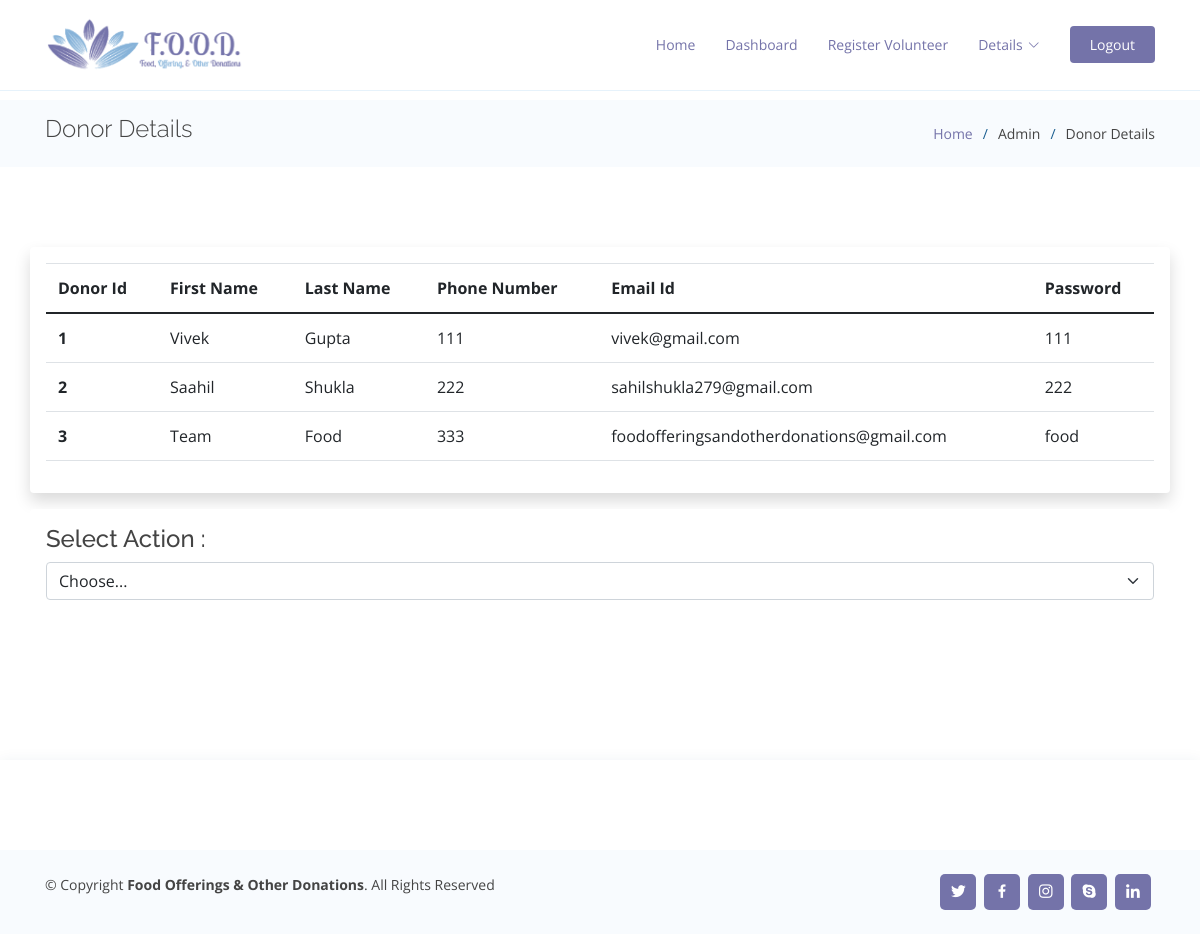
Screenshot of /ddetails.php with the database file from the repository.
### tables this page shows
CREATE TABLE `donor_tb` (
  `Did` int(3) NOT NULL,
  `First Name` varchar(20) NOT NULL,
  `Last Name` varchar(20) NOT NULL,
  `Email` varchar(50) NOT NULL,
  `Phone Number` int(13) NOT NULL,
  `Password` varchar(10) NOT NULL,
  `Confirm Password` varchar(10) NOT NULL
);

### ddetails.php (the view, shortened to what this page needs)
<?php
$servername = "localhost";
$username = "root";
$password = "";
$dbname = "food";
    $conn = new mysqli($servername, $username, $password, $dbname);
    $sql = "SELECT * FROM donor_tb";
    $result = $conn->query($sql);
?>
<!DOCTYPE html>
<html lang="en">
<head>
  <link href="assets/vendor/aos/aos.css" rel="stylesheet">
  <link href="assets/vendor/bootstrap/css/bootstrap.min.css" rel="stylesheet">
  <link href="assets/vendor/bootstrap-icons/bootstrap-icons.css" rel="stylesheet">
  <link href="assets/vendor/boxicons/css/boxicons.min.css" rel="stylesheet">
  <link href="assets/vendor/glightbox/css/glightbox.min.css" rel="stylesheet">
  <link href="assets/vendor/remixicon/remixicon.css" rel="stylesheet">
  <link href="assets/vendor/swiper/swiper-bundle.min.css" rel="stylesheet">
  <link rel="stylesheet" href="https://stackpath.bootstrapcdn.com/bootstrap/4.3.1/css/bootstrap.min.css"
>
  <link href="assets/css/style.css" rel="stylesheet">
</head>
<body>
  <header id="header" class="fixed-top">
    <div class="container d-flex align-items-center justify-content-between">
      <h1 class="logo">
        <a href="index.php" class="logo"><img src="assets/img/logo.png" alt="" class="img-fluid"></a>
      </h1>
      <nav id="navbar" class="navbar">
        <ul>
          <li><a class="nav-link" href="index.php">Home</a></li>
          <li><a class="nav-link" href="admin.php">Dashboard</a></li>
          <li><a class="nav-link" href="regvol.php">Register Volunteer</a></li>
          <li class="dropdown" style="color:rgb(116, 115, 169);">
            <a><span id="user">Details</span> <i class="bi bi-chevron-down"></i></a>
          </li>
          <li><a class="getstarted" href="logout.php">Logout</a></li>
        </ul>
      </nav>
    </div>
  </header>
  <main id="main">
    <section class="breadcrumbs">
      <div class="container">
        <div class="d-flex justify-content-between align-items-center">
          <h2>Donor Details</h2>
          <ol>
            <li><a href="index.php">Home</a></li>
            <li>Admin</li>
            <li>Donor Details</li>
          </ol>
        </div>
      </div>
    </section>
    <section class="inner-page">
      <div class="container p-3 mb-3 shadow bg-white rounded table-responsive">
        <table class="table text-nowrap">
          <thead>
            <tr>
              <th scope="col">Donor Id</th>
              <th scope="col">First Name</th>
              <th scope="col">Last Name</th>
              <th scope="col">Phone Number</th>
              <th scope="col">Email Id</th>
              <th scope="col">Password</th>
            </tr>
          </thead>
          <tbody>
            <?php
    if ($result->num_rows > 0)
    {
        while($rows = $result->fetch_assoc())
        {
    ?>
            <tr>
              <th scope="row">
                <?php echo $rows['Did']; ?>
              </th>
              <td>
                <?php echo $rows['First Name']; ?>
              </td>
              <td>
                <?php echo $rows['Last Name']; ?>
              </td>
              <td>
                <?php echo $rows['Phone Number']; ?>
              </td>
              <td>
                <?php echo $rows['Email']; ?>
              </td>
              <td>
                <?php echo $rows['Password']; ?>
              </td>
            </tr>
            <?php
                    }
                }
              ?>
          </tbody>
        </table>
      </div>
      <div class="container p-3 mb-3 bg-white rounded table-responsive">
        <h4>Select Action :</h4>
        <select class="form-select" id="myaction" onchange="action()">
          <option value="">Choose... </option>
        </select>
        <br><br>
      </div>
    </section>
  </main>
  <footer id="footer">
    <div class="footer-top">
    </div>
    <div class="container d-md-flex py-4">
      <div class="me-md-auto text-center text-md-start">
        <div class="copyright">
          &copy; Copyright <strong><span>Food Offerings & Other Donations</span></strong>. All Rights Reserved
        </div>
      </div>
      <div class="social-links text-center text-md-right pt-3 pt-md-0">
        <a href="" class="twitter"><i class="bx bxl-twitter"></i></a>
        <a href="" class="facebook"><i class="bx bxl-facebook"></i></a>
        <a href="" class="instagram"><i class="bx bxl-instagram"></i></a>
        <a href="" class="google-plus"><i class="bx bxl-skype"></i></a>
        <a href="" class="linkedin"><i class="bx bxl-linkedin"></i></a>
      </div>
    </div>
  </footer>
</body>
</html>

### assets/css/style.css (style rules this page uses)
body { font-family: "Open Sans", sans-serif; color: #444444; }
a { color: rgb(116, 115, 169); text-decoration: none; }
h1, h2, h3, h4, h5, h6 { font-family: "Raleway", sans-serif; }
#header { transition: all 0.5s; background: #fff; z-index: 997; padding: 15px 0; border-bottom: 1px solid #e6f2fb; }
#header .logo { font-size: 28px; margin: 0; padding: 0; line-height: 1; font-weight: 300; letter-spacing: 0.5px; font-family: "Lobster Two"; }
#header .logo a { color: #16507b; }
#header .logo img { max-height: 60px; }
.navbar { padding: 0; }
.navbar ul { margin: 0; padding: 0; display: flex; list-style: none; align-items: center; }
.navbar li { position: relative; }
.navbar a, .navbar a:focus { display: flex; align-items: center; justify-content: space-between; padding: 10px 0 10px 30px; font-size: 14px; color: rgb(116, 115, 169); white-space: nowrap; transition: 0.3s; }
.navbar a i, .navbar a:focus i { font-size: 12px; line-height: 0; margin-left: 5px; }
.navbar .getstarted { background: rgb(116, 115, 169); padding: 8px 20px; margin-left: 30px; border-radius: 4px; color: #fff; }
section { padding: 80px 0; overflow: hidden; }
.breadcrumbs { padding: 15px 0; background: #f8fbfe; min-height: 40px; margin-top: 100px; }
.breadcrumbs h2 { font-size: 24px; font-weight: 300; }
.breadcrumbs ol { display: flex; flex-wrap: wrap; list-style: none; padding: 0; margin: 0; font-size: 14px; }
.breadcrumbs ol li + li { padding-left: 10px; }
.breadcrumbs ol li + li::before { display: inline-block; padding-right: 10px; color: #1a5e90; content: "/"; }
#footer { color: #444444; font-size: 14px; background: #f8fbfe; box-shadow: 0px 2px 15px rgba(18, 66, 101, 0.08); }
#footer .footer-top { padding: 60px 0 30px 0; background: #fff; }
#footer .social-links a { font-size: 18px; display: inline-block; background: rgb(116, 115, 169); color: #fff; line-height: 1; padding: 8px 0; margin-right: 4px; border-radius: 5px; text-align: center; width: 36px; height: 36px; transition: 0.3s; }

### rows the page displays
donor_tb: Did "1", First Name "Vivek", Last Name "Gupta", Phone Number "111", Email "vivek@gmail.com", Password "111"
donor_tb: Did "2", First Name "Saahil", Last Name "Shukla", Phone Number "222", Email "sahilshukla279@gmail.com", Password "222"
donor_tb: Did "3", First Name "Team", Last Name "Food", Phone Number "333", Email "foodofferingsandotherdonations@gmail.com", Password "food"
